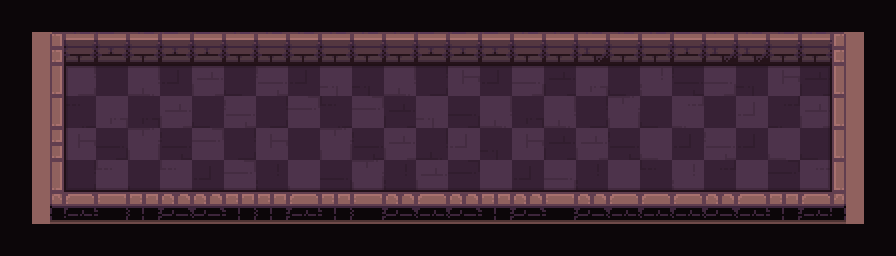

The image is a tile-based game level rendered from a .tmx file. Its description and source (layers, tilesets, objects; grid data summarised) follow:
An orthogonal 28x8 tile map with 32x32 px tiles, 4 tile layers (path, types, ground, floor_shadow), 1 hidden layer not drawn and 51 objects (48x bonfire, 2x hero, frame).

<map version="1.2" tiledversion="2019.03.13" orientation="orthogonal" renderorder="right-down" width="28" height="8" tilewidth="32" tileheight="32" infinite="0" nextlayerid="144" nextobjectid="113">
 <tileset firstgid="1" name="tileset" tilewidth="32" tileheight="32" spacing="2" margin="1" tilecount="200" columns="10">
  <image source="tileset.png" trans="000000" width="340" height="680" />
  <terraintypes>
   <terrain name="floor" tile="79" />
   <terrain name="wall" tile="69" />
   <terrain name="hole" tile="78" />
   <terrain name="infected" tile="77" />
  </terraintypes>
 </tileset>
 <layer id="139" name="checkers" width="28" height="8" visible="0">
  <data>[224 cells, 112 non-empty, 1 distinct tile ids]</data>
 </layer>
 <layer id="140" name="path" width="28" height="8">
  <data>[224 cells, 96 non-empty, 1 distinct tile ids]</data>
 </layer>
 <layer id="141" name="types" width="28" height="8">
  <data>[224 cells, 224 non-empty, 3 distinct tile ids]</data>
 </layer>
 <layer id="142" name="ground" width="28" height="8">
  <data>[224 cells, 156 non-empty, 48 distinct tile ids]</data>
 </layer>
 <layer id="143" name="floor_shadow" width="28" height="8">
  <data>[224 cells, 52 non-empty, 8 distinct tile ids]</data>
 </layer>
 <objectgroup id="2" name="objects">
  <object id="11" name="bonfire" type="bonfire" x="86.972" y="113.459">
   <point />
  </object>
  <object id="9" name="hero" type="hero" x="88.858" y="80.423">
   <properties>
    <property name="initialDirection" value="e" />
   </properties>
   <point />
  </object>
  <object id="54" name="bonfire" type="bonfire" x="84" y="146">
   <point />
  </object>
  <object id="55" name="hero" type="hero" x="83" y="175">
   <properties>
    <property name="initialDirection" value="e" />
   </properties>
   <point />
  </object>
  <object id="56" name="bonfire" type="bonfire" x="118.972" y="113.459">
   <point />
  </object>
  <object id="58" name="bonfire" type="bonfire" x="116" y="146">
   <point />
  </object>
  <object id="60" name="bonfire" type="bonfire" x="146.972" y="113.459">
   <point />
  </object>
  <object id="62" name="bonfire" type="bonfire" x="144" y="146">
   <point />
  </object>
  <object id="65" name="bonfire" type="bonfire" x="179.972" y="113.459">
   <point />
  </object>
  <object id="66" name="bonfire" type="bonfire" x="177" y="146">
   <point />
  </object>
  <object id="67" name="bonfire" type="bonfire" x="211.972" y="113.459">
   <point />
  </object>
  <object id="68" name="bonfire" type="bonfire" x="209" y="146">
   <point />
  </object>
  <object id="69" name="bonfire" type="bonfire" x="239.972" y="113.459">
   <point />
  </object>
  <object id="70" name="bonfire" type="bonfire" x="237" y="146">
   <point />
  </object>
  <object id="71" name="bonfire" type="bonfire" x="272.972" y="113.459">
   <point />
  </object>
  <object id="72" name="bonfire" type="bonfire" x="270" y="146">
   <point />
  </object>
  <object id="73" name="bonfire" type="bonfire" x="304.972" y="113.459">
   <point />
  </object>
  <object id="74" name="bonfire" type="bonfire" x="302" y="146">
   <point />
  </object>
  <object id="75" name="bonfire" type="bonfire" x="332.972" y="113.459">
   <point />
  </object>
  <object id="76" name="bonfire" type="bonfire" x="330" y="146">
   <point />
  </object>
  <object id="77" name="bonfire" type="bonfire" x="370.972" y="115.459">
   <point />
  </object>
  <object id="78" name="bonfire" type="bonfire" x="368" y="148">
   <point />
  </object>
  <object id="79" name="bonfire" type="bonfire" x="402.972" y="115.459">
   <point />
  </object>
  <object id="80" name="bonfire" type="bonfire" x="400" y="148">
   <point />
  </object>
  <object id="81" name="bonfire" type="bonfire" x="430.972" y="115.459">
   <point />
  </object>
  <object id="82" name="bonfire" type="bonfire" x="428" y="148">
   <point />
  </object>
  <object id="83" name="bonfire" type="bonfire" x="463.972" y="115.459">
   <point />
  </object>
  <object id="84" name="bonfire" type="bonfire" x="461" y="148">
   <point />
  </object>
  <object id="85" name="bonfire" type="bonfire" x="495.972" y="115.459">
   <point />
  </object>
  <object id="86" name="bonfire" type="bonfire" x="493" y="148">
   <point />
  </object>
  <object id="87" name="bonfire" type="bonfire" x="523.972" y="115.459">
   <point />
  </object>
  <object id="88" name="bonfire" type="bonfire" x="521" y="148">
   <point />
  </object>
  <object id="89" name="bonfire" type="bonfire" x="556.972" y="115.459">
   <point />
  </object>
  <object id="90" name="bonfire" type="bonfire" x="554" y="148">
   <point />
  </object>
  <object id="91" name="bonfire" type="bonfire" x="588.972" y="115.459">
   <point />
  </object>
  <object id="92" name="bonfire" type="bonfire" x="586" y="148">
   <point />
  </object>
  <object id="93" name="bonfire" type="bonfire" x="616.972" y="115.459">
   <point />
  </object>
  <object id="94" name="bonfire" type="bonfire" x="621" y="148">
   <point />
  </object>
  <object id="95" name="bonfire" type="bonfire" x="659.972" y="114.459">
   <point />
  </object>
  <object id="96" name="bonfire" type="bonfire" x="657" y="147">
   <point />
  </object>
  <object id="97" name="bonfire" type="bonfire" x="691.972" y="114.459">
   <point />
  </object>
  <object id="98" name="bonfire" type="bonfire" x="689" y="147">
   <point />
  </object>
  <object id="99" name="bonfire" type="bonfire" x="719.972" y="114.459">
   <point />
  </object>
  <object id="100" name="bonfire" type="bonfire" x="717" y="147">
   <point />
  </object>
  <object id="101" name="bonfire" type="bonfire" x="752.972" y="114.459">
   <point />
  </object>
  <object id="102" name="bonfire" type="bonfire" x="750" y="147">
   <point />
  </object>
  <object id="103" name="bonfire" type="bonfire" x="784.972" y="114.459">
   <point />
  </object>
  <object id="104" name="bonfire" type="bonfire" x="782" y="147">
   <point />
  </object>
  <object id="105" name="bonfire" type="bonfire" x="812.972" y="114.459">
   <point />
  </object>
  <object id="106" name="bonfire" type="bonfire" x="810" y="147">
   <point />
  </object>
 </objectgroup>
 <objectgroup id="14" name="camera">
  <object id="12" name="frame" type="frame" x="50.265" y="31.01" width="795.6" height="178.119" />
 </objectgroup>
</map>
